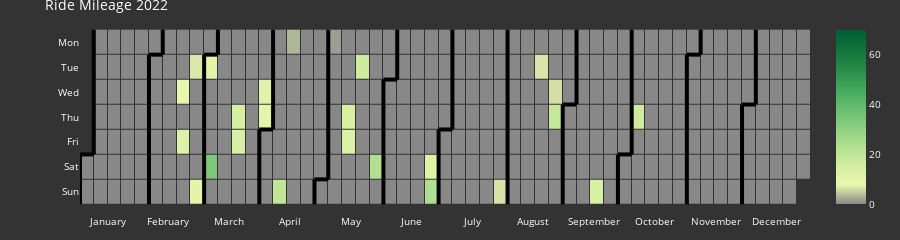

The notebook cell saved with this chart:
### Code cell
fig = calplot(df_activity_2022, x='ride_date', y='total_distance_mi', colorscale=colorscale, 
              dark_theme=True, gap=1, month_lines_width=4, month_lines_color='#000000',
            showscale=True, total_height=225, title='Ride Mileage 2022', cmap_max=70)
fig.show()

### Figure 1 — Plotly figure (JSON) as saved in the notebook; plotly's stock layout.template omitted (floating-point values rounded to 4 significant figures; data arrays with more than 128 entries replaced by an {"elided": "..."} marker saying what was removed)
{"data": [{"colorscale": [[0, "#888888"], [0.1111, "#eaf7af"], [0.2222, "#d2eda0"], [0.3333, "#b1df90"], [0.4444, "#8bce81"], [0.5556, "#64bc6f"], [0.6667, "#3fa85b"], [0.7778, "#288a47"], [0.8889, "#10743c"], [1, "#005e33"]], "customdata": {"elided": "365x2 str values"}, "hovertemplate": "%{customdata[0]} <br>Week=%{x} <br>%{customdata[1]}=%{z}", "name": "2022", "showscale": true, "type": "heatmap", "x": {"elided": "365 int values"}, "xaxis": "x", "xgap": 1, "y": {"elided": "365 int values"}, "yaxis": "y", "ygap": 1, "z": {"elided": "365 float values"}, "zmax": 70, "zmin": 0}, {"hoverinfo": "skip", "line": {"color": "#000000", "width": 4}, "mode": "lines", "type": "scatter", "x": [-0.5, -0.5], "xaxis": "x", "y": [4.5, 6.5], "yaxis": "y"}, {"hoverinfo": "skip", "line": {"color": "#000000", "width": 4}, "mode": "lines", "type": "scatter", "x": [-0.5, 0.5], "xaxis": "x", "y": [4.5, 4.5], "yaxis": "y"}, {"hoverinfo": "skip", "line": {"color": "#000000", "width": 4}, "mode": "lines", "type": "scatter", "x": [0.5, 0.5], "xaxis": "x", "y": [4.5, -0.5], "yaxis": "y"}, {"hoverinfo": "skip", "line": {"color": "#000000", "width": 4}, "mode": "lines", "type": "scatter", "x": [4.5, 4.5], "xaxis": "x", "y": [0.5, 6.5], "yaxis": "y"}, {"hoverinfo": "skip", "line": {"color": "#000000", "width": 4}, "mode": "lines", "type": "scatter", "x": [4.5, 5.5], "xaxis": "x", "y": [0.5, 0.5], "yaxis": "y"}, {"hoverinfo": "skip", "line": {"color": "#000000", "width": 4}, "mode": "lines", "type": "scatter", "x": [5.5, 5.5], "xaxis": "x", "y": [0.5, -0.5], "yaxis": "y"}, {"hoverinfo": "skip", "line": {"color": "#000000", "width": 4}, "mode": "lines", "type": "scatter", "x": [8.5, 8.5], "xaxis": "x", "y": [0.5, 6.5], "yaxis": "y"}, {"hoverinfo": "skip", "line": {"color": "#000000", "width": 4}, "mode": "lines", "type": "scatter", "x": [8.5, 9.5], "xaxis": "x", "y": [0.5, 0.5], "yaxis": "y"}, {"hoverinfo": "skip", "line": {"color": "#000000", "width": 4}, "mode": "lines", "type": "scatter", "x": [9.5, 9.5], "xaxis": "x", "y": [0.5, -0.5], "yaxis": "y"}, {"hoverinfo": "skip", "line": {"color": "#000000", "width": 4}, "mode": "lines", "type": "scatter", "x": [12.5, 12.5], "xaxis": "x", "y": [3.5, 6.5], "yaxis": "y"}, {"hoverinfo": "skip", "line": {"color": "#000000", "width": 4}, "mode": "lines", "type": "scatter", "x": [12.5, 13.5], "xaxis": "x", "y": [3.5, 3.5], "yaxis": "y"}, {"hoverinfo": "skip", "line": {"color": "#000000", "width": 4}, "mode": "lines", "type": "scatter", "x": [13.5, 13.5], "xaxis": "x", "y": [3.5, -0.5], "yaxis": "y"}, {"hoverinfo": "skip", "line": {"color": "#000000", "width": 4}, "mode": "lines", "type": "scatter", "x": [16.5, 16.5], "xaxis": "x", "y": [5.5, 6.5], "yaxis": "y"}, {"hoverinfo": "skip", "line": {"color": "#000000", "width": 4}, "mode": "lines", "type": "scatter", "x": [16.5, 17.5], "xaxis": "x", "y": [5.5, 5.5], "yaxis": "y"}, {"hoverinfo": "skip", "line": {"color": "#000000", "width": 4}, "mode": "lines", "type": "scatter", "x": [17.5, 17.5], "xaxis": "x", "y": [5.5, -0.5], "yaxis": "y"}, {"hoverinfo": "skip", "line": {"color": "#000000", "width": 4}, "mode": "lines", "type": "scatter", "x": [21.5, 21.5], "xaxis": "x", "y": [1.5, 6.5], "yaxis": "y"}, {"hoverinfo": "skip", "line": {"color": "#000000", "width": 4}, "mode": "lines", "type": "scatter", "x": [21.5, 22.5], "xaxis": "x", "y": [1.5, 1.5], "yaxis": "y"}, {"hoverinfo": "skip", "line": {"color": "#000000", "width": 4}, "mode": "lines", "type": "scatter", "x": [22.5, 22.5], "xaxis": "x", "y": [1.5, -0.5], "yaxis": "y"}, {"hoverinfo": "skip", "line": {"color": "#000000", "width": 4}, "mode": "lines", "type": "scatter", "x": [25.5, 25.5], "xaxis": "x", "y": [3.5, 6.5], "yaxis": "y"}, {"hoverinfo": "skip", "line": {"color": "#000000", "width": 4}, "mode": "lines", "type": "scatter", "x": [25.5, 26.5], "xaxis": "x", "y": [3.5, 3.5], "yaxis": "y"}, {"hoverinfo": "skip", "line": {"color": "#000000", "width": 4}, "mode": "lines", "type": "scatter", "x": [26.5, 26.5], "xaxis": "x", "y": [3.5, -0.5], "yaxis": "y"}, {"hoverinfo": "skip", "line": {"color": "#000000", "width": 4}, "mode": "lines", "type": "scatter", "x": [30.5, 30.5], "xaxis": "x", "y": [-0.5, 6.5], "yaxis": "y"}, {"hoverinfo": "skip", "line": {"color": "#000000", "width": 4}, "mode": "lines", "type": "scatter", "x": [34.5, 34.5], "xaxis": "x", "y": [2.5, 6.5], "yaxis": "y"}, {"hoverinfo": "skip", "line": {"color": "#000000", "width": 4}, "mode": "lines", "type": "scatter", "x": [34.5, 35.5], "xaxis": "x", "y": [2.5, 2.5], "yaxis": "y"}, {"hoverinfo": "skip", "line": {"color": "#000000", "width": 4}, "mode": "lines", "type": "scatter", "x": [35.5, 35.5], "xaxis": "x", "y": [2.5, -0.5], "yaxis": "y"}, {"hoverinfo": "skip", "line": {"color": "#000000", "width": 4}, "mode": "lines", "type": "scatter", "x": [38.5, 38.5], "xaxis": "x", "y": [4.5, 6.5], "yaxis": "y"}, {"hoverinfo": "skip", "line": {"color": "#000000", "width": 4}, "mode": "lines", "type": "scatter", "x": [38.5, 39.5], "xaxis": "x", "y": [4.5, 4.5], "yaxis": "y"}, {"hoverinfo": "skip", "line": {"color": "#000000", "width": 4}, "mode": "lines", "type": "scatter", "x": [39.5, 39.5], "xaxis": "x", "y": [4.5, -0.5], "yaxis": "y"}, {"hoverinfo": "skip", "line": {"color": "#000000", "width": 4}, "mode": "lines", "type": "scatter", "x": [43.5, 43.5], "xaxis": "x", "y": [0.5, 6.5], "yaxis": "y"}, {"hoverinfo": "skip", "line": {"color": "#000000", "width": 4}, "mode": "lines", "type": "scatter", "x": [43.5, 44.5], "xaxis": "x", "y": [0.5, 0.5], "yaxis": "y"}, {"hoverinfo": "skip", "line": {"color": "#000000", "width": 4}, "mode": "lines", "type": "scatter", "x": [44.5, 44.5], "xaxis": "x", "y": [0.5, -0.5], "yaxis": "y"}, {"hoverinfo": "skip", "line": {"color": "#000000", "width": 4}, "mode": "lines", "type": "scatter", "x": [47.5, 47.5], "xaxis": "x", "y": [2.5, 6.5], "yaxis": "y"}, {"hoverinfo": "skip", "line": {"color": "#000000", "width": 4}, "mode": "lines", "type": "scatter", "x": [47.5, 48.5], "xaxis": "x", "y": [2.5, 2.5], "yaxis": "y"}, {"hoverinfo": "skip", "line": {"color": "#000000", "width": 4}, "mode": "lines", "type": "scatter", "x": [48.5, 48.5], "xaxis": "x", "y": [2.5, -0.5], "yaxis": "y"}], "layout": {"font": {"color": "#fff", "size": 10}, "height": 225, "margin": {"b": 20, "t": 20}, "paper_bgcolor": "#333", "plot_bgcolor": "#333", "showlegend": false, "title": {"text": "Ride Mileage 2022"}, "xaxis": {"anchor": "y", "domain": [0, 1], "showgrid": false, "showline": false, "tickmode": "array", "ticktext": ["January", "February", "March", "April", "May", "June", "July", "August", "September", "October", "November", "December"], "tickvals": [1.5, 5.909, 10.32, 14.73, 19.14, 23.55, 27.95, 32.36, 36.77, 41.18, 45.59, 50], "zeroline": false}, "yaxis": {"anchor": "x", "autorange": "reversed", "domain": [0, 1], "showgrid": false, "showline": false, "tickmode": "array", "ticktext": ["Mon", "Tue", "Wed", "Thu", "Fri", "Sat", "Sun"], "tickvals": [0, 1, 2, 3, 4, 5, 6], "zeroline": false}}}
